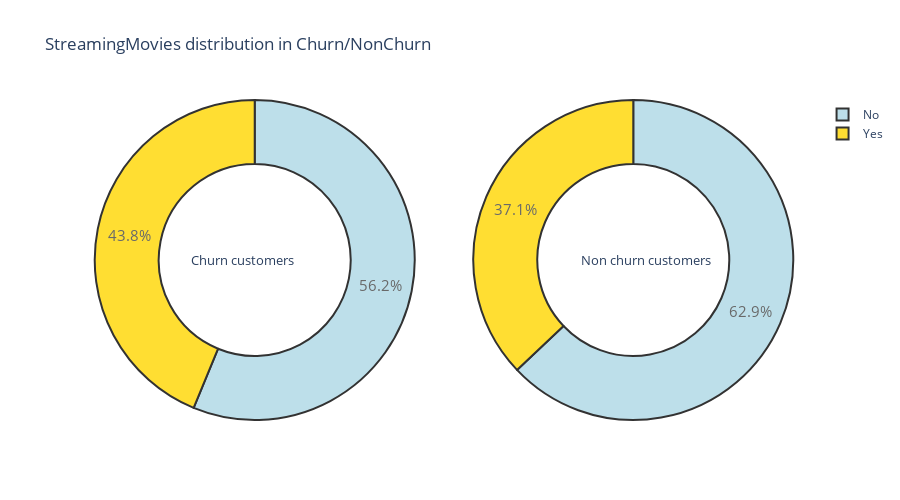
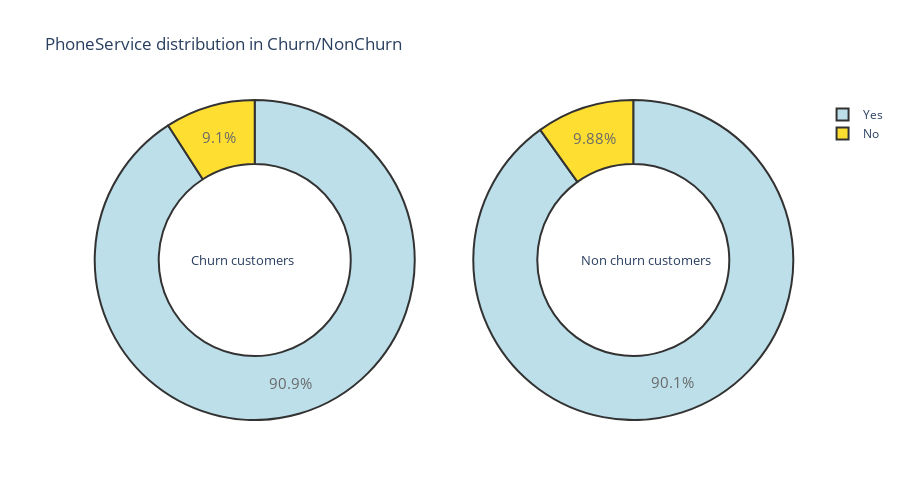
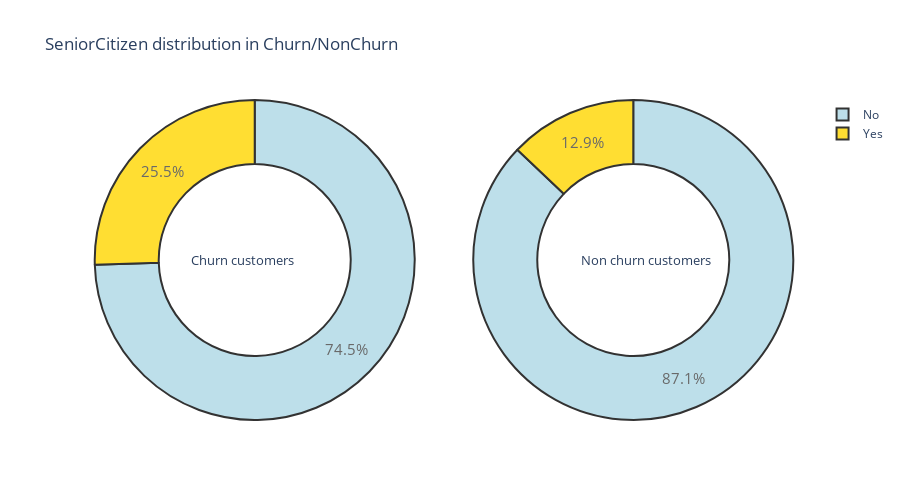
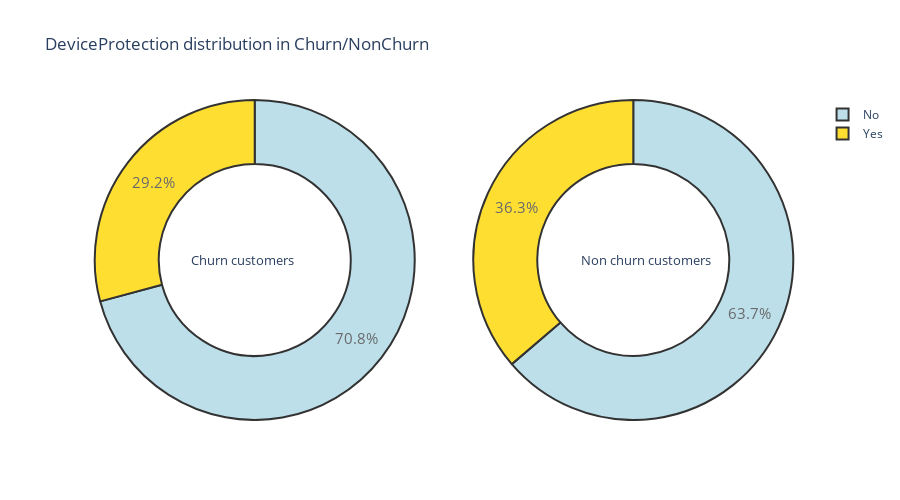

The notebook cell saved with these charts, in order:
### Markdown cell above
### 3.2 Distribution of Categorical variables across the attrition *(Churn and Non Churn)*

### Code cell
# Defining a function so we can use it for all the categorical variables that were defined above. 
# We will use the same code that was defined above (a bit modified ofcourse).
def pie_plot_func (column_name):
    
    # For Churn customers (Section 2)
    trace_pie_1 = go.Pie(labels = churn[column_name].value_counts().keys().tolist(),
                  values = churn[column_name].value_counts().values.tolist(),
                  textfont = dict(size = 15), opacity = 0.8,
                  hole = 0.6,
                  hoverinfo = "label+percent",
                  domain = dict(x = [0,.48]),
                  name = "Churn Customers",
                  marker = dict(colors=['lightblue','gold'],line = dict(width = 2, color = '#000000')))
    
    # For Non Churn customers (Section 2)
    trace_pie_2 = go.Pie(labels = non_churn[column_name].value_counts().keys().tolist(),
                  values = non_churn[column_name].value_counts().values.tolist(),
                  textfont = dict(size = 15), opacity = 0.8,
                  hole = 0.6,
                  hoverinfo = "label+percent",
                  domain = dict(x = [.52,1]),
                  name = "Non churn customers",
                  marker = dict(colors=['lightblue','gold'],line = dict(width = 2,color = '#000000')))
    
    # Defining layout for the traces
    layout = dict(title = column_name + " distribution in Churn/NonChurn" ,  autosize = False,
                  height = 500,
                  width = 900,
                  annotations = [dict(text = "Churn customers",
                                                font = dict(size = 13),
                                                showarrow = False,
                                                x = .15, y = .5),
                                 dict(text = "Non churn customers",
                                                font = dict(size = 13),
                                                showarrow = False,
                                                x = .87,y = .5
                                               )
                                          ]
                         )
    fig = dict(data = [trace_pie_1, trace_pie_2], layout = layout)
    py.iplot(fig)

for var in categorical_columns:
    pie_plot_func(var)

### Figure 1 — Plotly figure (JSON) as saved in the notebook; plotly's stock layout.template omitted (floating-point values rounded to 4 significant figures)
{"data": [{"domain": {"x": [0, 0.48]}, "hole": 0.6, "hoverinfo": "label+percent", "labels": ["No", "Yes"], "marker": {"colors": ["lightblue", "gold"], "line": {"color": "#000000", "width": 2}}, "name": "Churn Customers", "opacity": 0.8, "textfont": {"size": 15}, "type": "pie", "values": [1051, 818]}, {"domain": {"x": [0.52, 1]}, "hole": 0.6, "hoverinfo": "label+percent", "labels": ["No", "Yes"], "marker": {"colors": ["lightblue", "gold"], "line": {"color": "#000000", "width": 2}}, "name": "Non churn customers", "opacity": 0.8, "textfont": {"size": 15}, "type": "pie", "values": [3250, 1913]}], "layout": {"annotations": [{"font": {"size": 13}, "showarrow": false, "text": "Churn customers", "x": 0.15, "y": 0.5}, {"font": {"size": 13}, "showarrow": false, "text": "Non churn customers", "x": 0.87, "y": 0.5}], "autosize": false, "height": 500, "title": {"text": "StreamingMovies distribution in Churn/NonChurn"}, "width": 900}}

### Figure 2 — Plotly figure (JSON) as saved in the notebook; plotly's stock layout.template omitted (floating-point values rounded to 4 significant figures)
{"data": [{"domain": {"x": [0, 0.48]}, "hole": 0.6, "hoverinfo": "label+percent", "labels": ["Yes", "No"], "marker": {"colors": ["lightblue", "gold"], "line": {"color": "#000000", "width": 2}}, "name": "Churn Customers", "opacity": 0.8, "textfont": {"size": 15}, "type": "pie", "values": [1699, 170]}, {"domain": {"x": [0.52, 1]}, "hole": 0.6, "hoverinfo": "label+percent", "labels": ["Yes", "No"], "marker": {"colors": ["lightblue", "gold"], "line": {"color": "#000000", "width": 2}}, "name": "Non churn customers", "opacity": 0.8, "textfont": {"size": 15}, "type": "pie", "values": [4653, 510]}], "layout": {"annotations": [{"font": {"size": 13}, "showarrow": false, "text": "Churn customers", "x": 0.15, "y": 0.5}, {"font": {"size": 13}, "showarrow": false, "text": "Non churn customers", "x": 0.87, "y": 0.5}], "autosize": false, "height": 500, "title": {"text": "PhoneService distribution in Churn/NonChurn"}, "width": 900}}

### Figure 3 — Plotly figure (JSON) as saved in the notebook; plotly's stock layout.template omitted (floating-point values rounded to 4 significant figures)
{"data": [{"domain": {"x": [0, 0.48]}, "hole": 0.6, "hoverinfo": "label+percent", "labels": ["No", "Yes"], "marker": {"colors": ["lightblue", "gold"], "line": {"color": "#000000", "width": 2}}, "name": "Churn Customers", "opacity": 0.8, "textfont": {"size": 15}, "type": "pie", "values": [1393, 476]}, {"domain": {"x": [0.52, 1]}, "hole": 0.6, "hoverinfo": "label+percent", "labels": ["No", "Yes"], "marker": {"colors": ["lightblue", "gold"], "line": {"color": "#000000", "width": 2}}, "name": "Non churn customers", "opacity": 0.8, "textfont": {"size": 15}, "type": "pie", "values": [4497, 666]}], "layout": {"annotations": [{"font": {"size": 13}, "showarrow": false, "text": "Churn customers", "x": 0.15, "y": 0.5}, {"font": {"size": 13}, "showarrow": false, "text": "Non churn customers", "x": 0.87, "y": 0.5}], "autosize": false, "height": 500, "title": {"text": "SeniorCitizen distribution in Churn/NonChurn"}, "width": 900}}

### Figure 4 — Plotly figure (JSON) as saved in the notebook; plotly's stock layout.template omitted (floating-point values rounded to 4 significant figures)
{"data": [{"domain": {"x": [0, 0.48]}, "hole": 0.6, "hoverinfo": "label+percent", "labels": ["No", "Yes"], "marker": {"colors": ["lightblue", "gold"], "line": {"color": "#000000", "width": 2}}, "name": "Churn Customers", "opacity": 0.8, "textfont": {"size": 15}, "type": "pie", "values": [1324, 545]}, {"domain": {"x": [0.52, 1]}, "hole": 0.6, "hoverinfo": "label+percent", "labels": ["No", "Yes"], "marker": {"colors": ["lightblue", "gold"], "line": {"color": "#000000", "width": 2}}, "name": "Non churn customers", "opacity": 0.8, "textfont": {"size": 15}, "type": "pie", "values": [3290, 1873]}], "layout": {"annotations": [{"font": {"size": 13}, "showarrow": false, "text": "Churn customers", "x": 0.15, "y": 0.5}, {"font": {"size": 13}, "showarrow": false, "text": "Non churn customers", "x": 0.87, "y": 0.5}], "autosize": false, "height": 500, "title": {"text": "DeviceProtection distribution in Churn/NonChurn"}, "width": 900}}
